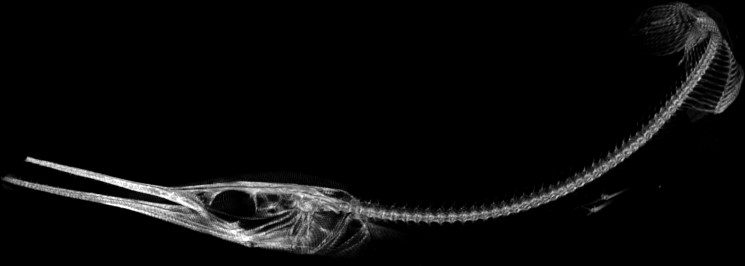
#> input picture code/images/morpho1_images/Info.jpg, 745 x 266 px, found by its file name
$ jupyter execute --allow-errors bio_image_fish.ipynb   (shell and % lines are left out)   (older library calls are emulated)
#> lines starting #> are read from the running program, lines starting #| are printed output that depends on the picture; after the words box and inside, x2 and y2 are one past the last pixel; in counts of white or black regions, pixels touching at a corner belong together
[cell 1]
import numpy as np
import pandas as pd
import matplotlib.pyplot as plt
import scipy.ndimage as ndi

# %matplotlib notebook

# Image Analysis

The purpose of this notebook is to learn how to further access 3D image stack data in the jupyter notebook/python space, and to implement image analysis on the provided 2D photo. Since this notebook is a continuation of the previous introductory exploration of the MorphoSource database, I will be using the same Fish data for this notebook as well.

****Note/Citation**: The following image analysis will be based off of Jonas Harmann's bioimage analysis, which can be found [here](https://github.com/WhoIsJack/python-bioimage-analysis-tutorial/blob/master/image_analysis_tutorial_solutions.ipynb).

[cell 2]
filename = r"Info.jpg"
dirpath = r"URAP/Morphosource_no_specimen_M16076/no_specimen_M16076-29919_no_specimen"

[cell 3]
from os.path import join

#combining file name and directory path into one variable
filepath = join(dirpath, filename)
print(filepath) #good practice to always print out to double check

[cell 4]
from skimage.io import imread
img = imread(filepath)
#> img is the input picture: shape (266, 745); min 0, max 255, mean 11.2
img;

[cell 5]
#checking the images

print("Loaded array is of type: ", type(img))
#| Loaded array is of type:  <class 'numpy.ndarray'>

print("Loaded array has shape: ", img.shape)
#| Loaded array has shape:  (266, 745)

print("Loaded values are of type: ", img.dtype)
#| Loaded values are of type:  uint8

[cell 6]
#looking/displaying the image
plt.figure(figsize=(7,7))
plt.imshow(img, interpolation="none", cmap="gray")
plt.show()

As shown above, this is the 2D image from the provided stack scans downloaded from MorphoSource, specifically, the info.jpg which illustrates a 2D demonstration of what the 3D stack scans will create.

**NOTE**: The following image analysis techniques may not be necessary for this specific image (i.e. separating object and background), but it's good practice, and a learning experience just to explore/play with these techniques.

# Preprocessing

To begin analyzing the data, we will want to segment or divide the image into regions or pixels, and to do this, we will be thresholding the image. In other words, if we look at a image histogram, which documents the tonal distribution of an image (i.e. plots the number of pixels for each tone/color value), a threshold value will separate the object in the picture from its background$^{1}$ (see the cited page for histogram visualization and more elaborate explanation).

But first we must smooth the image so that we can get a image histogram where we can easily identify the threshold value.

[cell 7]
#Gaussian smoothing:

sigma = 3
img_smooth = ndi.filters.gaussian_filter(img, sigma) #smooth image
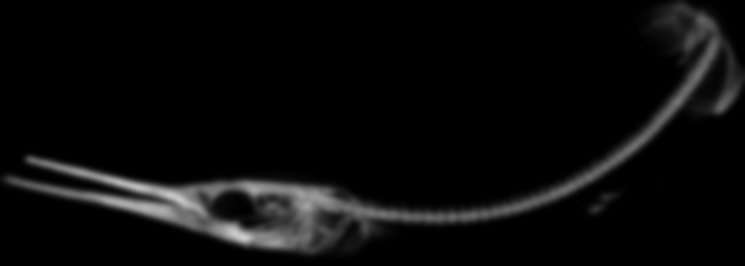
#> img_smooth: shape (266, 745); min 0, max 205, mean 11

fig, ax = plt.subplots(2, 2, figsize=(10, 7))
ax[0,0].imshow(img, interpolation="none", cmap="gray")
ax[0,1].imshow(img_smooth, interpolation="none", cmap="gray")

ax[1,0].imshow(img[100:200, 200:300], interpolation="none", cmap="gray") #zoom into section
ax[1,1].imshow(img_smooth[100:200, 200:300], interpolation="none", cmap="gray") #zoom into section


ax[0,0].set_title("Raw Image")
ax[0,1].set_title("Smoothed Image")
ax[1,0].set_title("Raw Image: zoomed in region")
ax[1,1].set_title("Smoothed Image: zoomed in region")

plt.show()
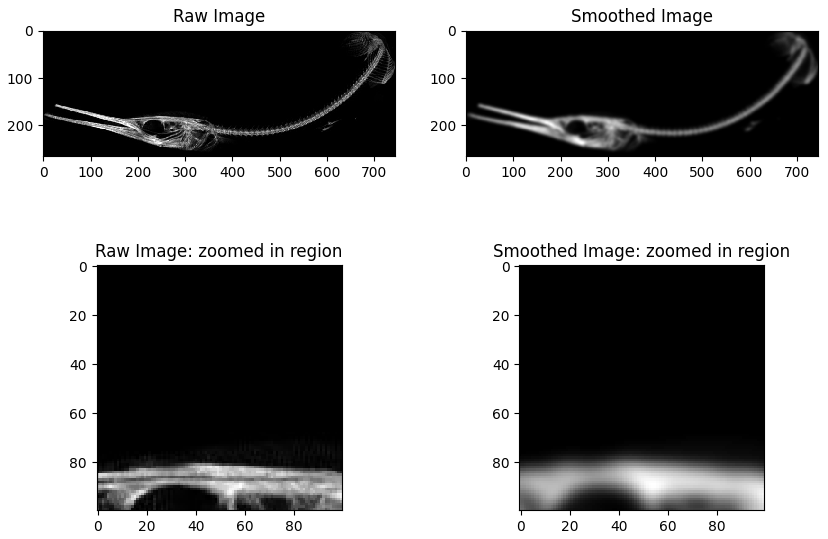
#> figure drawn by matplotlib, 4 panels

#see below/read to understand why we smooth image (for thresholding so that we can pinpoint where to segment?)

[cell 8]
#histograms of the image
#Not too confident, but it would seem that the original image is already pretty clear/separate from its background
#so furuther blurring/smoothing only makes the image harder to separate from its background
#thus the image histogram below shows a smoother/more continuous curve,
# making it harder to pinpoint a threshold value (i.e. around 1 ish or less)

plt.subplot(121).hist(img.ravel(), 10) #.ravel flattens 3d array into 1d to plot histogram
plt.title("Original")

plt.subplot(122).hist(img_smooth.ravel(), 10)
plt.title("Smoothed")


# from skimage.exposure import histogram #consider figuring out how to do this using skimage for line/hist/image plot

# hist, hist_centers = histogram(img_smooth)
# plt.subplot(211).hist(hist)

plt.tight_layout()

#may want to add an interactive widget here to better understand histogram and smoothing values (later)
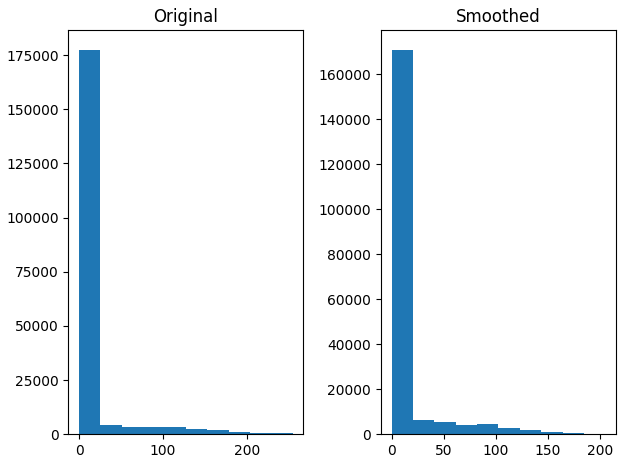
#> figure drawn by matplotlib, 2 panels; panel 1: tallest bar 177507 high, from x = 0 to 25.5; panel 2: tallest bar 170956 high, from x = 0 to 20.5

# Manual Thresholding

Now, that we have a smoothed image, or at least an image that is differentiable from its background, we can perform thresholding to actually separate the background image from the object image. We can do this by manually providing a threshold number and a threshold type:

Note: Originally I was going to follow the bio-image tutorial, but it seemed that using skimage didn't work for me, so I opted for using opencv. The following are based off of the opencv documentation about thresholding and googled tutorials $^{2, 3}$ (see citations below--very helpful).

Parameters in cv2.threshold(): see [documentation](https://docs.opencv.org/2.4/doc/tutorials/imgproc/threshold/threshold.html)

1. image
2. threshold value
3. max value
4. threshold type:
    - THRESH_BINARY: "either or" threshold, sets the pixel to max value if higher than threshold value, and 0 otherwise
    - THRESH_BINARAY_INV: "either or, but flipped", sets pixel to 0 if higher than threshold value, and max value otherwise
    - THRESH_TRUNC: the max intensity for each pixel is the threshold value, and when the intensity value of the pixel for the source image is greater than the threshold value, then it is "truncated"
    - THRESH_TOZERO: when the intensity value of the pixel for the source image is less than the threshold value, then the pixel is set to 0
    - THRESH_TOZERO_INV: opposite of tozero, when intensity of pixel is greater than threshold value, then new pixel is 0

[cell 9]
#opencv thresholding:

import cv2


ret1, thres1 = cv2.threshold(img, 100, 255, cv2.THRESH_BINARY)
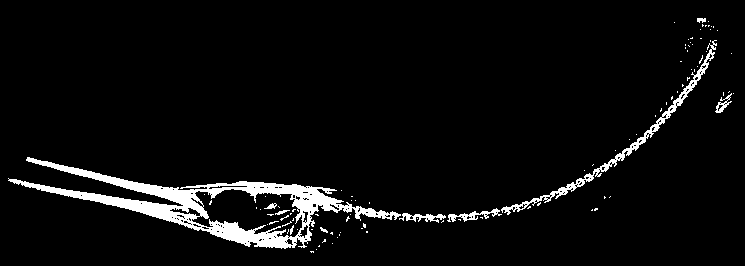
#> thres1: shape (266, 745); 4.9% white; 99 white regions (89 under 20 px), largest, box (x1, y1, x2, y2) and area: (8, 157, 401, 249) 7233, (501, 40, 717, 215) 1483, (447, 208, 502, 222) 249
ret2, thres2 = cv2.threshold(img_smooth, 100, 255, cv2.THRESH_BINARY)
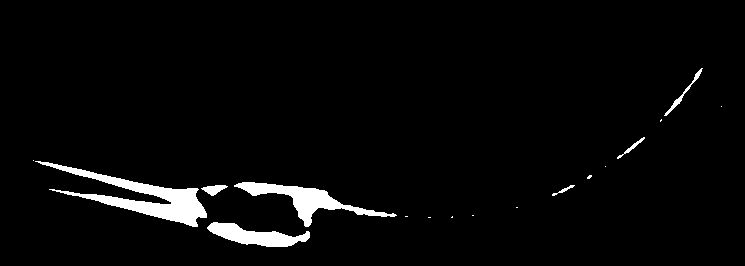
#> thres2: shape (266, 745); 3.4% white; 17 white regions (10 under 20 px), largest, box (x1, y1, x2, y2) and area: (35, 161, 207, 227) 3048, (234, 182, 397, 227) 1877, (207, 222, 310, 247) 1295

fig, ax = plt.subplots(2, 2, figsize=(10, 7))
ax[0,0].imshow(img, interpolation="none", cmap="gray")
ax[0,1].imshow(thres1, interpolation="none", cmap="gray")

ax[0,0].set_title("Original: unsmoothed")
ax[0,1].set_title("Thresholded: unsmoothed")

#-----------------------------------------------

ax[1,0].imshow(img_smooth, interpolation="none", cmap="gray")
ax[1,1].imshow(thres2, interpolation="none", cmap="gray")

ax[1,0].set_title("Original: smoothed")
ax[1,1].set_title("Thresholded: smoothed")
#> the sliders are set to thres = 128

[cell 10]
#attempting to create interactive widget (similar to the bio-image tutorial, but with opencv)

from ipywidgets import interact


@interact(thres=(1, 255))
def interative(thres=100):
#> called with thres = 128
    ret1, t1 = cv2.threshold(img_smooth, thres, 255, cv2.THRESH_BINARY)
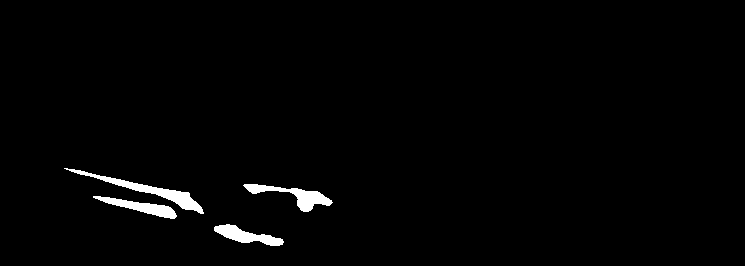
#> t1: shape (266, 745); 1.6% white; 4 white regions, box (x1, y1, x2, y2) and area: (64, 168, 204, 214) 1035, (243, 184, 333, 212) 829, (214, 224, 284, 246) 694, (93, 196, 177, 219) 687
#> ret1 = 128
    ret2, t2 = cv2.threshold(img_smooth, thres, 255, cv2.THRESH_BINARY_INV)
#> ret2 = 128
    ret3, t3 = cv2.threshold(img_smooth, thres, 255, cv2.THRESH_TRUNC)
#> ret3 = 128
    ret4, t4 = cv2.threshold(img_smooth, thres, 255, cv2.THRESH_TOZERO)
#> ret4 = 128
    ret5, t5 = cv2.threshold(img_smooth, thres, 255, cv2.THRESH_TOZERO_INV)
#> ret5 = 128

    index = 0
    titles = ["Binary", "Binary_Inv", "Trunc", "ToZero", "ToZero_Inv"]
    img_thresholds = [t1, t2, t3, t4, t5]

    plt.figure(figsize=(10, 7))

    for i in np.arange(1, 6):
        plt.subplot(3, 2, i).imshow(img_thresholds[index], interpolation="none", cmap="gray")
        plt.title(titles[index])
        index += 1
#> after the loop, index = 5

    plt.tight_layout()

# Adaptative Thresholding

The below is a form of adaptive thresholding using Otsu's algorithm, which will automatically calculate a threshold value from the image histogram. However, this works best if the image histogram is bimodel, meaning there are two peaks, and as we've seen before, the histogram for this image only has one peak so the resulting image/binarization should not be very accurate.

#> (a cell that did not finish here is left out)

#> (a cell that did not finish here is left out)

#> (a cell that did not finish here is left out)

# Region Growing/ Region-based Segmentation

#> (a cell that did not finish here is left out)

[cell 15]
# [8 lines of commented-out code are left out]


from mpl_toolkits.mplot3d import Axes3D
# https://stackoverflow.com/questions/31805560/how-to-create-surface-plot-from-greyscale-image-with-matplotlib

#> (the rest of this cell did not finish here and is left out)

#> (a cell that did not finish here is left out)

[cell 17]
from skimage.filters import sobel
#> (the rest of this cell did not finish here and is left out)

[cell 18]
from skimage.morphology import watershed

#> (the rest of this cell did not finish here and is left out)

# Stacks

Below is an attempt to recreate the stack scan video as shown when using Fiji. Note: It may take a few minutes to load the movie because of the immense size of the file/scans.

[cell 19]
img.shape #(387, 768, 3)

len(img) #387 length of entire img array
len(img[0]) #768 length of each inner array
img[0][0] #3 length/columns

plt.imshow(img)

[cell 20]
import matplotlib.animation as animation

[cell 21]
stack_file = r"Stack"
s_dirpath = r"URAP/Morphosource_no_specimen_M16076/no_specimen_M16076-29919_no_specimen"

[cell 22]
s_filepath = join(s_dirpath, stack_file)
print(s_filepath) #good practice to always print out to double check

[cell 23]
# Credits to for code on how to read files:
# https://stackoverflow.com/questions/33369832/read-multiple-images-on-a-folder-in-opencv-python/43049639

from os import listdir
from os.path import isfile, join
import numpy
import cv2

mypath=s_filepath
#> (the rest of this cell did not finish here and is left out)

[cell 24]
from IPython.display import HTML

#create figure window
fig, ax = plt.subplots()
#> (the rest of this cell did not finish here and is left out)

Below is simply an example code which I used to accustom myself with the methods/functions/libraries before implementing them on the stack scans above, (mainly because it was faster to implement/see the results of the movie, and so that I could understand what was going on).

**Note**: Need to figure out how to get rid of the extra output image after the movie

[cell 25]
# https://riptutorial.com/matplotlib/example/23558/basic-animation-with-funcanimation (code from)
# https://www.numfys.net/howto/animations/ (very useful in displaying image)
#above link also tells you how you can save the video as a mp4 or gif on local computer using ipython display code (see link)


import numpy as np
import matplotlib.pyplot as plt
import matplotlib.animation as animation


from IPython.display import HTML


TWOPI = 2*np.pi

fig, ax = plt.subplots()

t = np.arange(0.0, TWOPI, 0.001)
s = np.sin(t)
l = plt.plot(t, s)
#> l = 1 item

ax = plt.axis([0,TWOPI,-1,1])
#> ax = (0, 6.28, -1, 1)

redDot, = plt.plot([0], [np.sin(0)], 'ro')

def animate(i):
    redDot.set_data(i, np.sin(i))
    return redDot,

# create animation using the animate() function
#> (the rest of this cell did not finish here and is left out)
